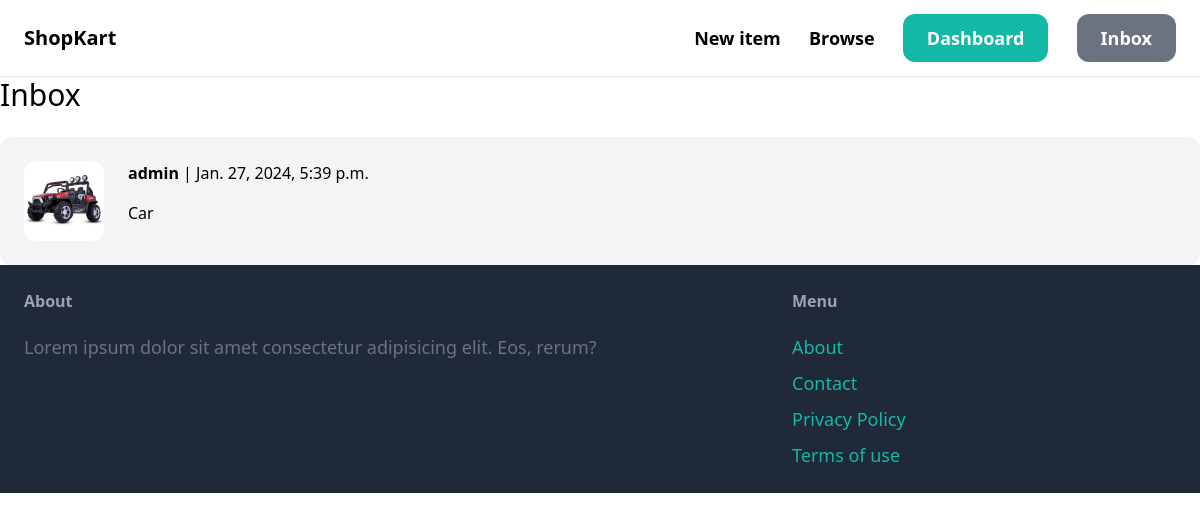
Before: /inbox/ (signed in) with the older database file.
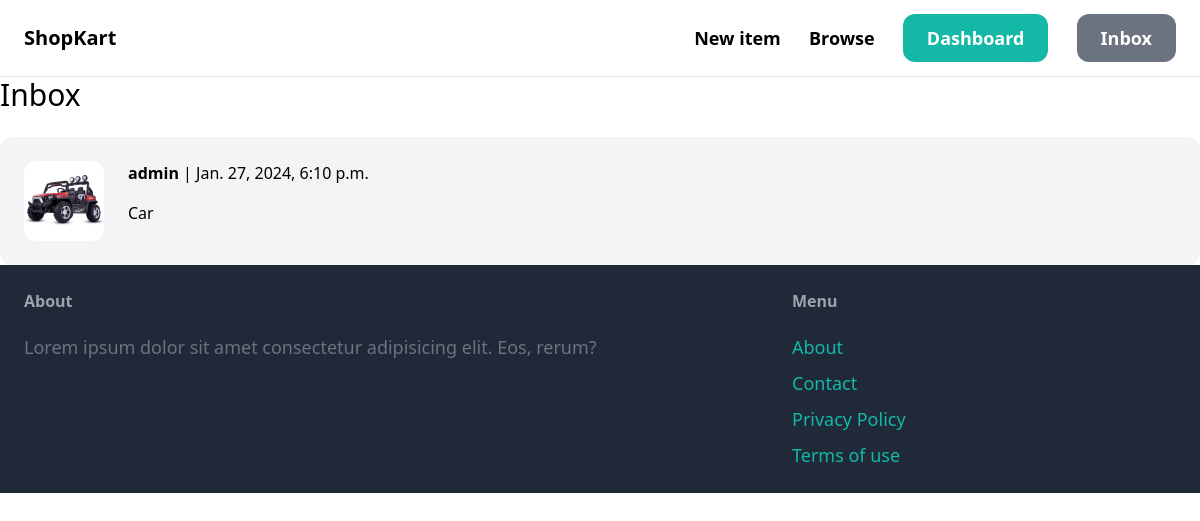
After: the same page with the newer database file.
### conversation/models.py (models this page shows)
class Conversation(models.Model):
    item = models.ForeignKey(Item, related_name = 'conversations', on_delete = models.CASCADE)
    members = models.ManyToManyField(User, related_name='conversations')
    created_at = models.DateTimeField(auto_now_add=True)
    modified_at = models.DateTimeField(auto_now=True)
    class Meta:
        ordering = ('-modified_at',)

### item/models.py (models this page shows, shortened)
class Item(models.Model):
    category = models.ForeignKey(Category, related_name='items', on_delete=models.CASCADE)
    name = models.CharField(max_length=255)
    description = models.TextField(blank=True, null=True)
    price = models.FloatField()
    image = models.ImageField(upload_to='item_images', blank = True, null=True)
    is_sold = models.BooleanField(default=False)
    created_by = models.ForeignKey(User, related_name='items', on_delete=models.CASCADE)
    created_at = models.DateTimeField(default=timezone.now)

### conversation/views.py (the view)
# urls.py: path('', views.inbox, name='inbox'),
@login_required
def inbox(request):
    conversations = Conversation.objects.filter(members__in=[request.user.id])
    return render(request, 'conversation/inbox.html', {
        'conversations': conversations,
    })

### conversation/templates/conversation/inbox.html (shortened to what this page needs)
{% extends 'core/base.html' %}
{% block content %}
<h1 class="mb-6 text-3xl">Inbox</h1>
<div class="space-y-6">
    {% for conversation in conversations %}
        <a href="{% url 'conversation:detail' conversation.id %}">
            <div class="p-6 flex bg-gray-100 rounded-xl">
                <div class="pr-6">
                    <img src="{{ conversation.item.image.url }}" alt="conversation image", class="w-20 rounded-xl">
                </div>
                <div>
                    {% for member in conversation.members.all %}
                        {% if member != request.user %}
                            <p class="mb-4"><strong>{{ member.username }}</strong> | {{ conversation.modified_at }}</p>
                            <p>{{ conversation.item.name }}</p>
                        {% endif %}
                    {% endfor %}
                </div>
            </div>
        </a>
    {% endfor %}
</div>
{% endblock %}

Changed rows visible on the page:
changed Conversation "Car": modified_at "Jan. 27, 2024, 5:39 p.m." → "Jan. 27, 2024, 6:10 p.m."
